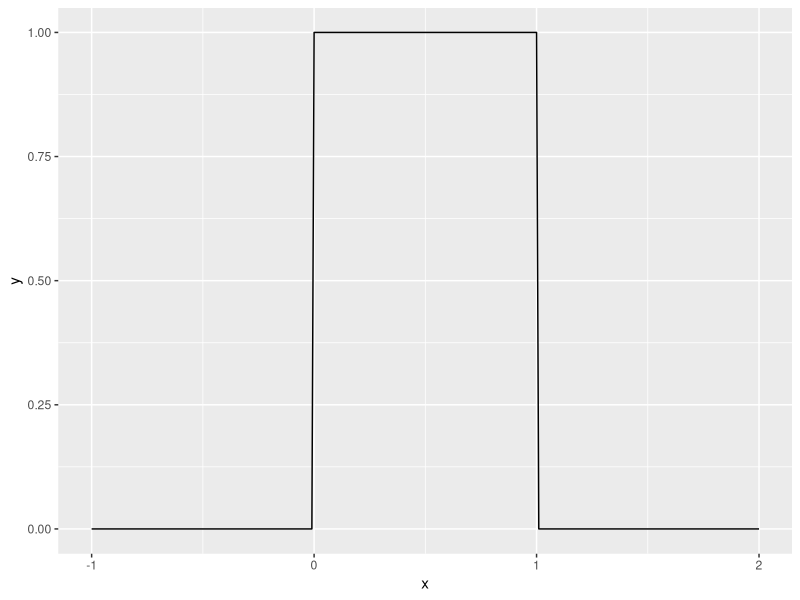
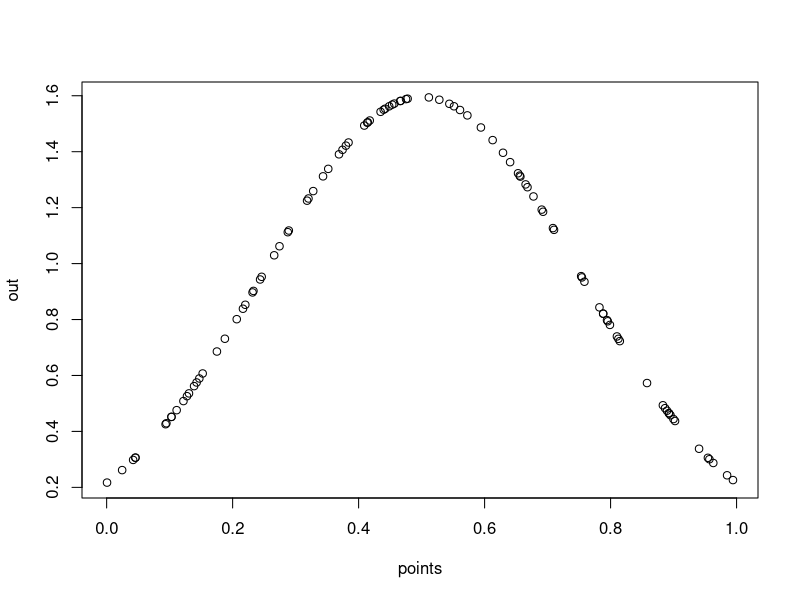
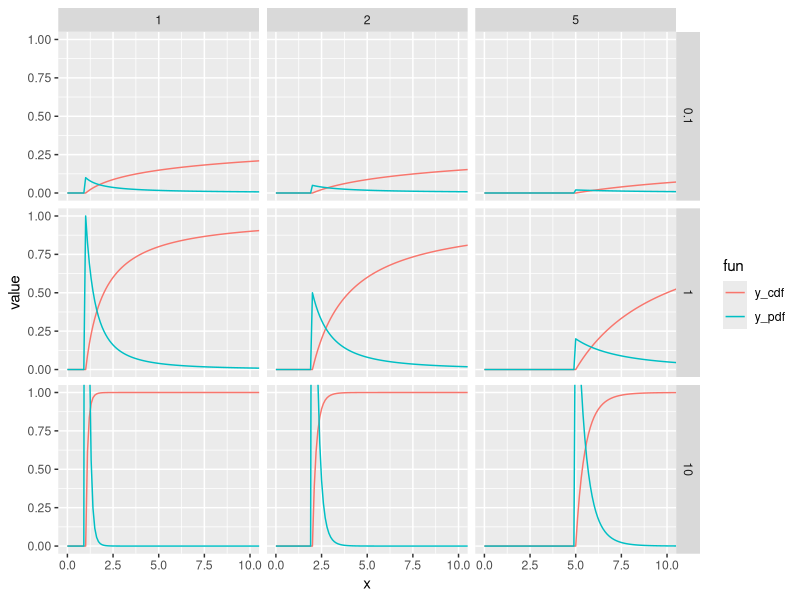
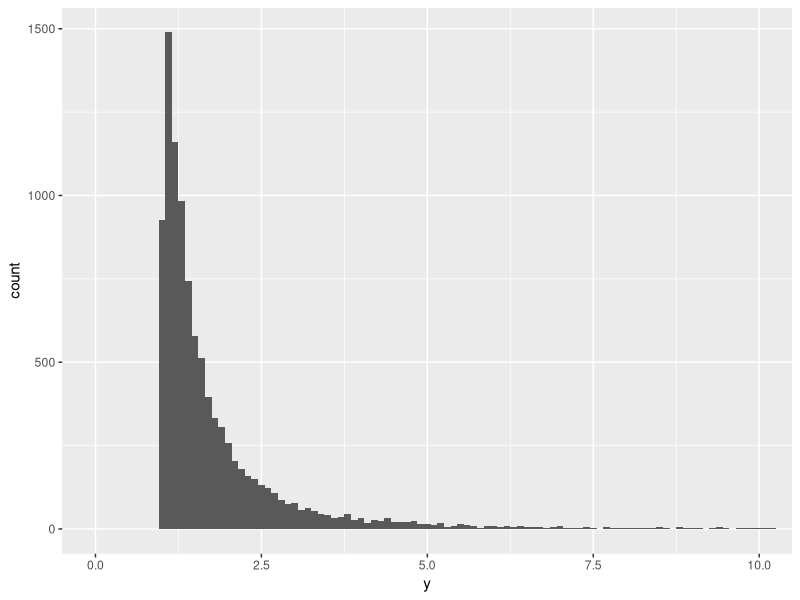
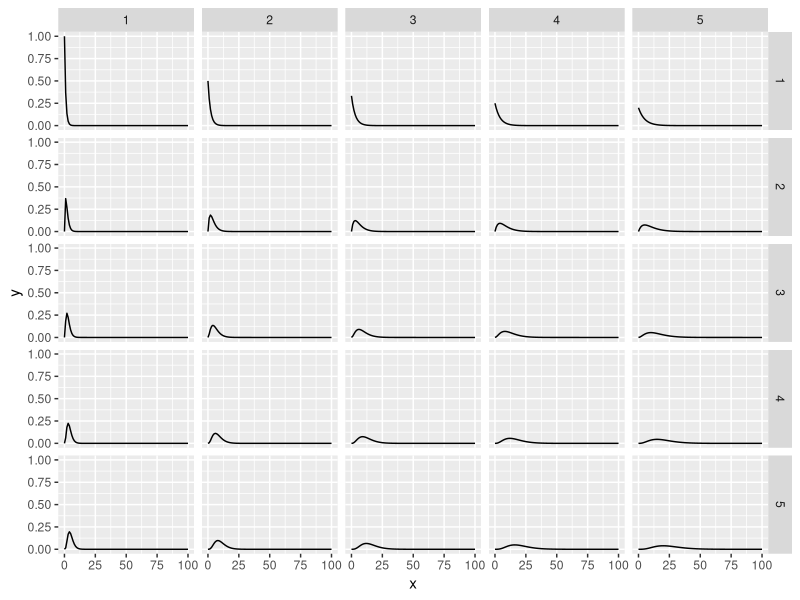
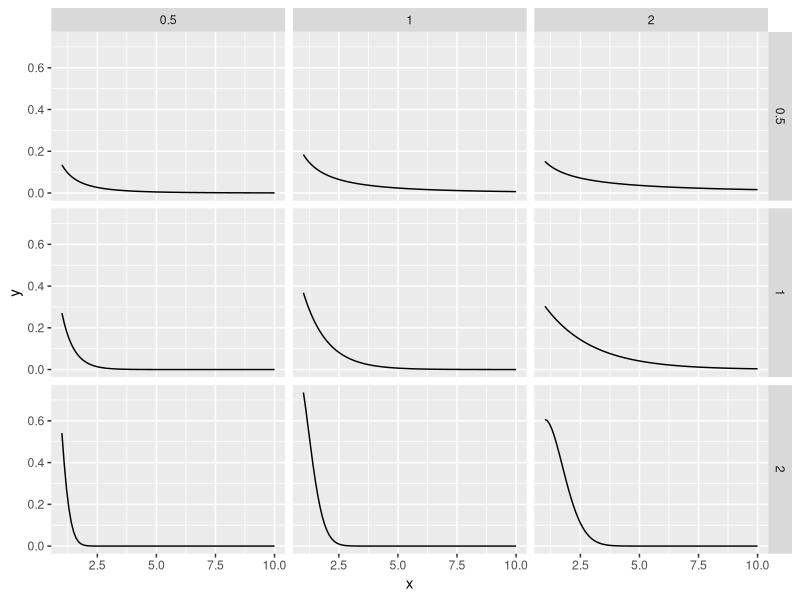
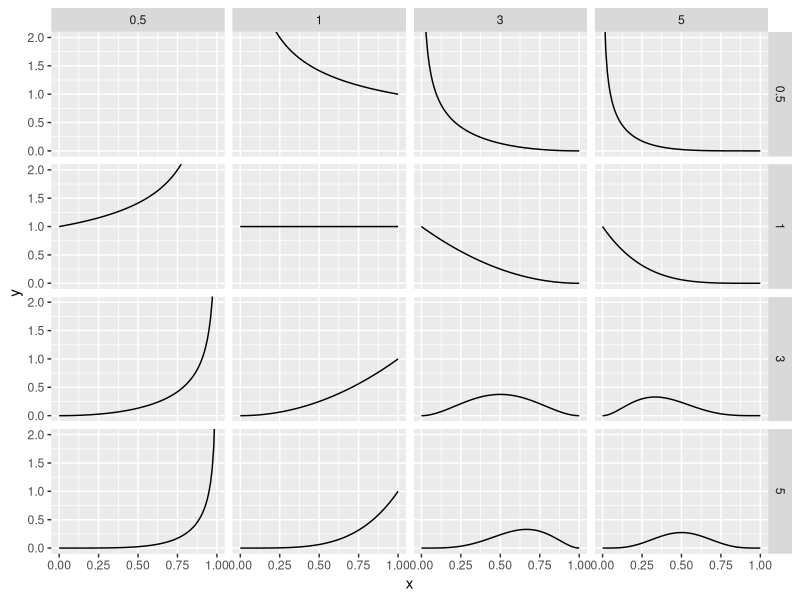

Recreate these plots in R, in order.
## ---- chunk 1
knitr::opts_chunk$set(echo = TRUE)
library(tidyverse)
## ---- chunk 2
dat <- tibble(x = seq(-1, 2, by = 0.01),
              y = dunif(x))
ggplot(dat, aes(x = x, y = y)) + geom_line()
## ---- chunk 3
punif(0.7) - punif(0.1)
## ---- chunk 4
set.seed(123)
n <- 100
points <- runif(100, min = 0, max = 1)
## ---- chunk 5
set.seed(123)
n <- 100
points <- runif(100, min = 0, max = 1)
out <- dnorm(points, mean = .5, sd = 0.25)
plot(points, out)
## ---- chunk 6

make_pareto_cdf <- function(x, x0, a) {
  if (x < x0) {
    0
  }
  else {
    1 - (x0/x)^a
  }
}

make_pareto_pdf <- function(x, x0, a) {
  if (x < x0) {
    0
  }
  else {
    a*x0^a/x^(a+1)
  }
}

pareto <- expand_grid(x = seq(0,110, 0.1), x0 = c(1, 2, 5), a = c(0.1, 1, 10)) %>% 
  mutate(y_cdf = unlist(pmap(list(x, x0, a), make_pareto_cdf)),
         y_pdf = unlist(pmap(list(x, x0, a), make_pareto_pdf))) %>% 
  pivot_longer(cols = c(y_cdf, y_pdf), names_to = "fun")

ggplot(pareto, aes(x = x, y = value, color = fun)) + geom_line() + facet_grid(a~x0) + coord_cartesian(ylim = c(0, 1), xlim = c(0, 10))

## ---- chunk 7
x <- runif(10000)
y <- function(x, x0, a){
  (x0/(1-x))^(1/a)
}

pareto <- tibble(x, y = y(x, 1, 2))


ggplot(pareto, aes(x = y)) + geom_histogram(binwidth = .1) + coord_cartesian(xlim = c(0, 10))

## ---- chunk 8
tib <- expand_grid(a = c(1:5), b = c(1:5), x = 0:100) %>% 
  mutate(y = (x^(a-1)*exp(-x/b))/(b^a*factorial(a-1)))

ggplot(tib, aes(x = x, y = y)) + geom_line() + facet_grid(a~b)
## ---- chunk 9
tib <- expand_grid(x = seq(1, 10, by = 0.1), g = c(0.5, 1, 2), b = c(0.5, 1, 2)) %>% 
  mutate(y = (g/b)*x^(g-1)*exp((-x^g)/b))

ggplot(tib, aes(x = x, y = y)) + geom_line() + facet_grid(g~b)
## ---- chunk 10
tib <- expand_grid(x = seq(0, 1, by = 0.01), a = c(0.5, 1, 3, 5), b = c(0.5, 1, 3, 5)) %>% 
  mutate(beta = factorial(a-1)*factorial(b-1)/factorial(a + b - 2),
         y = (1/beta)*x^(a-1)*(1-x)^(b-1))

ggplot(tib, aes(x = x, y = y)) + geom_line() + facet_grid(a~b) + coord_cartesian(ylim = c(0, 2))
